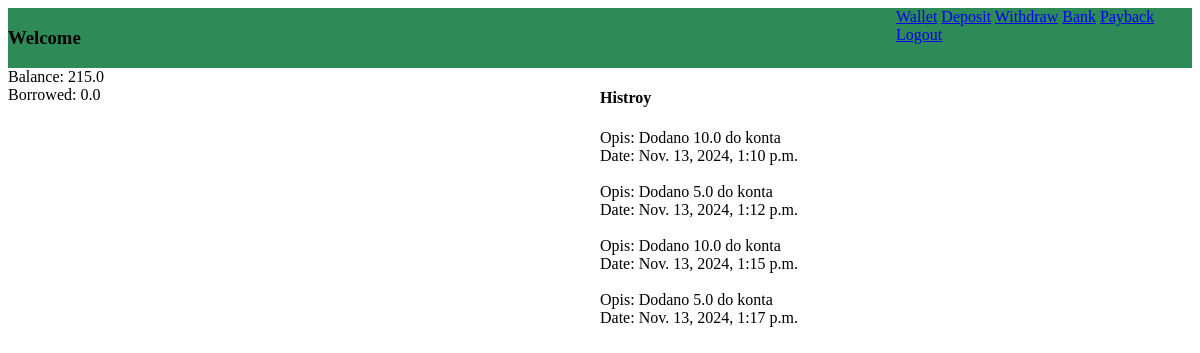
Before: /wallet (signed in) with the older database file.
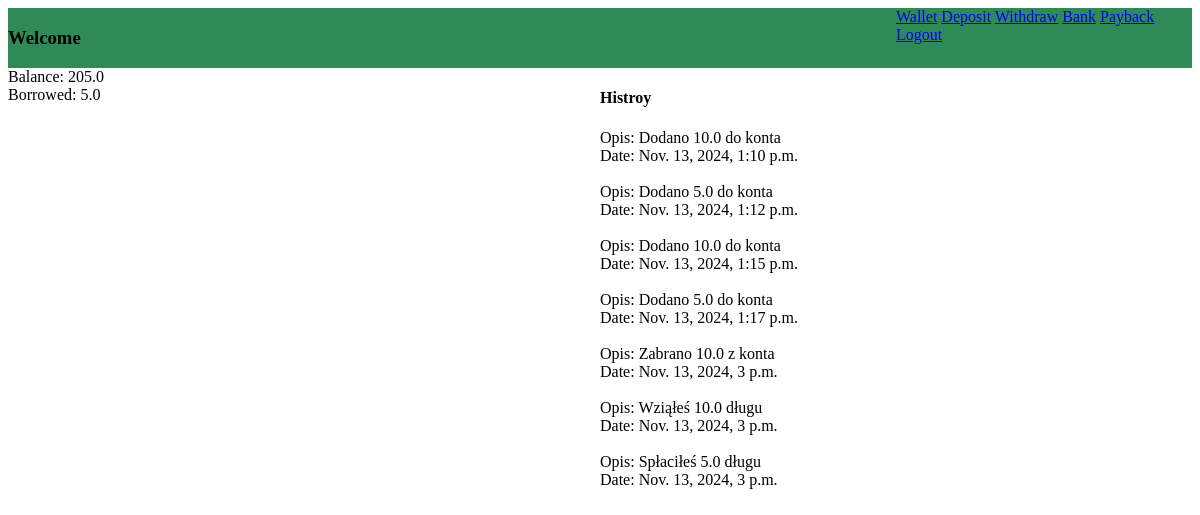
After: the same page with the newer database file.
### MainSItes/models.py (models this page shows)
class UsersAccount(models.Model):
    balance = models.FloatField(default=0)
    borrowed = models.FloatField(default=0)

class Histroy(models.Model):
    name = models.CharField(max_length=40)
    date = models.DateTimeField()

### MainSItes/views.py (the view)
# urls.py: path('wallet', views.wallet, name="wallet"),
@login_required(login_url="login")
def wallet(request):
    Model_Data = UsersAccount.objects.all()
    local_history = Histroy.objects.all()
    context = {
        'pk': request.user.pk,
        'variables': Model_Data,
        'history': local_history
    }
    return render(request, 'wallet.html', context)

### MainSItes/templates/wallet.html (shortened to what this page needs)
<!DOCTYPE html>
<html lang="pl">
<head>
    {% load static %}
    <link rel="stylesheet" href="../static/css/styles.css">
</head>
<body>
    <header id="walletHead">
        <div id="walletHeadL">
             <h3>Welcome</h3>
        </div>
        <div id="walletHeadR">
            <a href="{% url 'wallet' %}">Wallet</a>
            <a href="{% url 'deposit' pk=pk %}">Deposit</a>
            <a href="{% url 'withdraw' pk=pk %}">Withdraw</a>
            <a href="{% url 'bank' pk=pk %}">Bank</a>
            <a href="{% url 'payback' pk=pk %}">Payback</a>
            <a href="{% url 'logout' %}">Logout</a>
        </div>
    </header>
    <div id="leftWal">
        {% for var in variables %}
            Balance: {{ var.balance }} <br>
            Borrowed: {{ var.borrowed }}
        {% endfor %}
    </div>
    <div id="rightWal">
        <h4>Histroy</h4>
        {% for var in history %}
            Opis: {{ var.name }} <br>
            Date: {{ var.date }} <br> <br>
        {% endfor %}
    </div>
</body>
</html>

### MainSItes/static/css/styles.css (style rules this page uses)
#walletHead { background-color: Seagreen; }
#walletHeadL { width: 75%; float: left; background-color: Seagreen; height: 60px; }
#walletHeadR { width: 25%; float: left; background-color: Seagreen; height: 60px; }
#leftWal { width: 50%; float: left; background-color: white; }
#rightWal { width: 50%; float: left; }

Changed rows visible on the page:
changed UsersAccount: balance "215.0" → "205.0"; borrowed "0.0" → "5.0"
added Histroy: name "Zabrano 10.0 z konta", date "Nov. 13, 2024, 3 p.m."
added Histroy: name "Wziąłeś 10.0 długu", date "Nov. 13, 2024, 3 p.m."
added Histroy: name "Spłaciłeś 5.0 długu", date "Nov. 13, 2024, 3 p.m."
